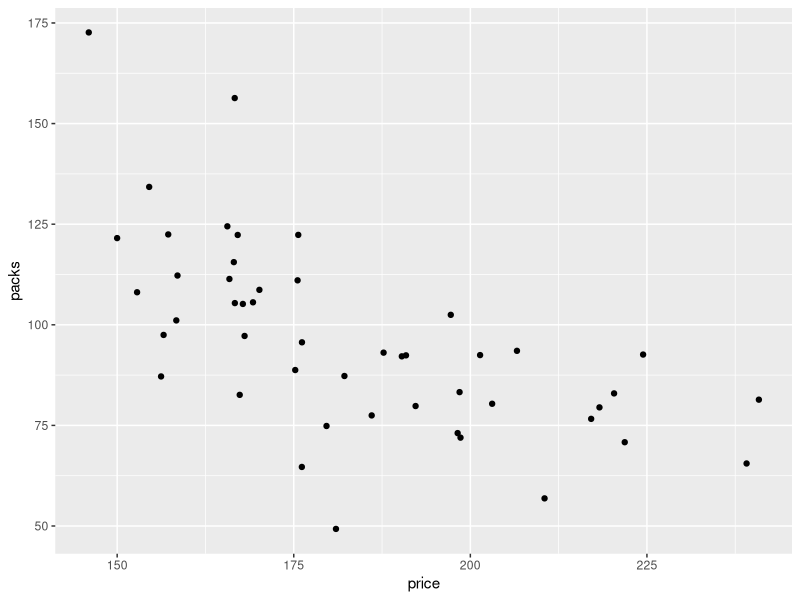

The R source for this figure:
library("AER")
library("dplyr")
library("ggplot2")

data("CigarettesSW")
help("CigarettesSW")

dplyr::glimpse(CigarettesSW)
cig <- dplyr::filter(
  CigarettesSW,
      year == 1995)
qplot(data = cig,
      x = price, y = packs)
cig2 <- mutate(cig,
      lprice = log(price),
      lquant = log(packs),
      tdiff = taxs - tax)

model_1 <- lm(data = cig2,
        lquant ~ lprice)
summary(model_1)

model_2 <- ivreg(data = cig2,
        lquant ~ lprice | tdiff)
summary(model_2)
